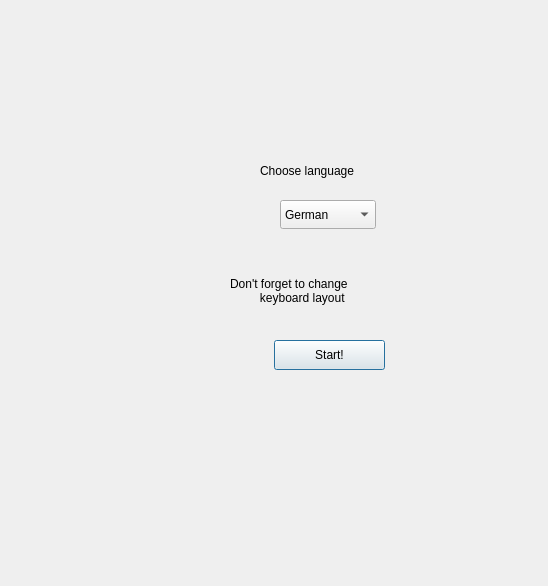
<?xml version="1.0" encoding="UTF-8"?>
<ui version="4.0">
 <class>Dialog</class>
 <widget class="QDialog" name="Dialog">
  <property name="geometry">
   <rect>
    <x>0</x>
    <y>0</y>
    <width>548</width>
    <height>586</height>
   </rect>
  </property>
  <property name="windowTitle">
   <string>Dialog</string>
  </property>
  <widget class="QLabel" name="label">
   <property name="geometry">
    <rect>
     <x>260</x>
     <y>160</y>
     <width>181</width>
     <height>21</height>
    </rect>
   </property>
   <property name="text">
    <string>Choose language</string>
   </property>
  </widget>
  <widget class="QLabel" name="label_2">
   <property name="geometry">
    <rect>
     <x>230</x>
     <y>260</y>
     <width>201</width>
     <height>61</height>
    </rect>
   </property>
   <property name="text">
    <string>Don't forget to change
         keyboard layout</string>
   </property>
  </widget>
  <widget class="QPushButton" name="pushButton">
   <property name="geometry">
    <rect>
     <x>274</x>
     <y>340</y>
     <width>111</width>
     <height>30</height>
    </rect>
   </property>
   <property name="text">
    <string>Start!</string>
   </property>
  </widget>
  <widget class="QComboBox" name="comboBox_2">
   <property name="geometry">
    <rect>
     <x>280</x>
     <y>200</y>
     <width>96</width>
     <height>29</height>
    </rect>
   </property>
   <item>
    <property name="text">
     <string>German</string>
    </property>
   </item>
   <item>
    <property name="text">
     <string>French</string>
    </property>
   </item>
   <item>
    <property name="text">
     <string>Arab</string>
    </property>
   </item>
   <item>
    <property name="text">
     <string>Chinese</string>
    </property>
   </item>
   <item>
    <property name="text">
     <string>Belarusian</string>
    </property>
   </item>
   <item>
    <property name="text">
     <string>Hebrew</string>
    </property>
   </item>
  </widget>
 </widget>
 <resources/>
 <connections/>
</ui>
